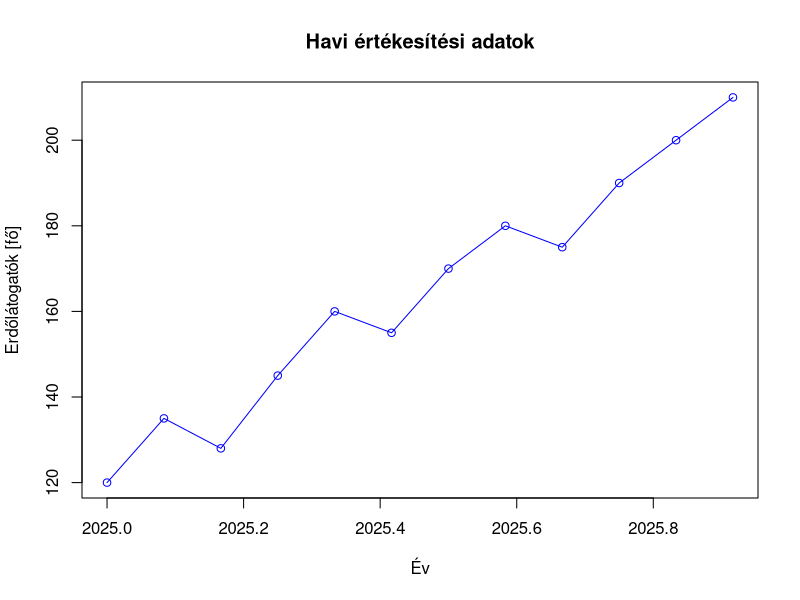
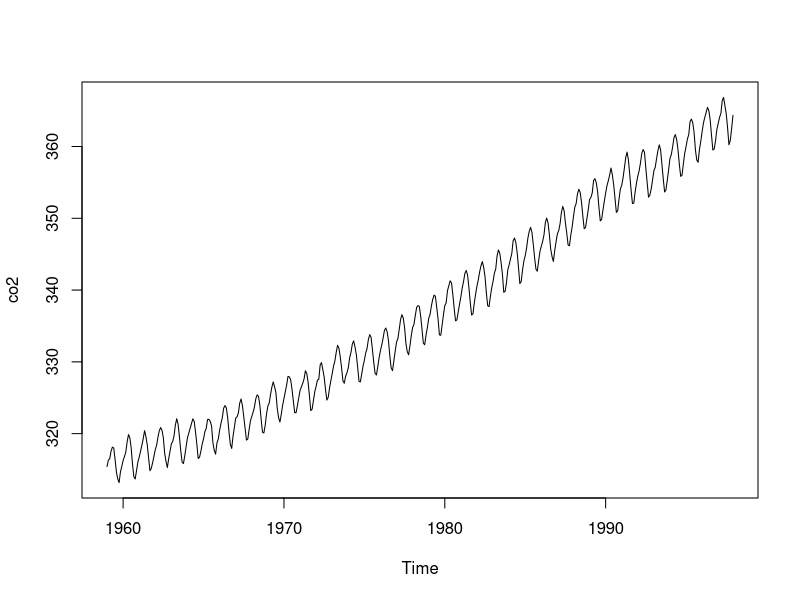
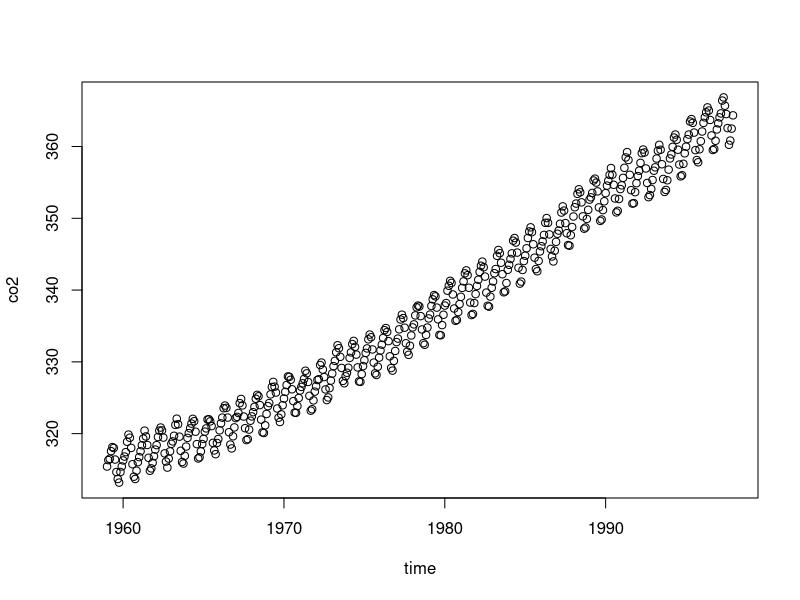

These figures' R source, in order:
# Havi erdőlátogatás adatok
erdőlátogatók_száma <- c(120, 135, 128, 145, 160, 155,
                         170, 180, 175, 190, 200, 210)

# Idősor létrehozása
idosor <- ts(erdőlátogatók_száma,
             start = c(2025, 1),
             frequency = 12)

# Idősor megjelenítése
print(idosor)

plot(idosor,
     main = "Havi értékesítési adatok",
     xlab = "Év",
     ylab = "Erdőlátogatók [fő]",
     col = "blue",
     type = "o")

## Idősor elemzés bevezetés
data(co2)
## Az adatok leírása
?co2
## Félelmetes emelkedés
plot(co2)
## Az adatok
co2
## Átalakítás adattáblává
## Idő
time(co2)
## Az adatok
as.numeric(co2)
## Adattábla előállítása
co2.df <- data.frame(time = time(co2), co2 = as.numeric(co2))
## Adattábla nyomtatás
plot(co2.df)
## Mentés csv-be
write.csv2(co2.df, file = "co2df.csv")
